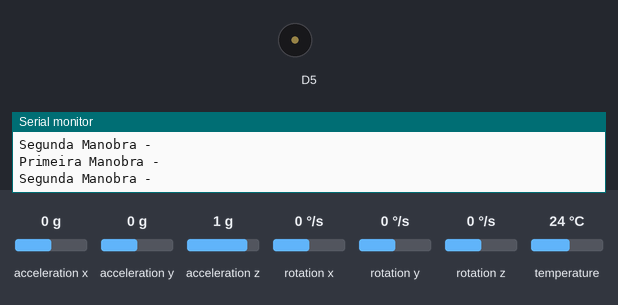
Bench run of a sketch on a simulated ESP8266 (NodeMCU). Parts: buzzer (waves = sounding), the last lines printed to the serial monitor. The test bench sets the inputs (shaded band); at power-on: acceleration x 0 g, acceleration z 1 g, acceleration y 0 g, rotation x 0 °/s, rotation y 0 °/s, rotation z 0 °/s, temperature 24 °C.

Above: at 1.8 s.
1.9 s: acceleration x set to -0.2 g
3.4 s: acceleration x set to -0.5 g
At 4.8 s:
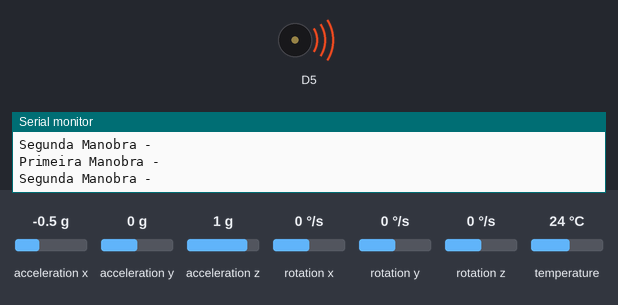
7.5 s: acceleration x set to 0 g
9.5 s: acceleration z set to -1.4 g
Timing chart, 0 to 14.6 s (numbered marks = the images above; inputs shaded):
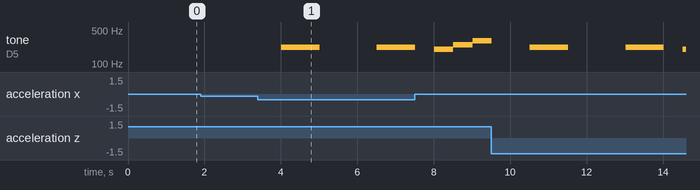

The sketch:

skate.ino
```cpp
#include <Adafruit_MPU6050.h>
#include <Adafruit_Sensor.h>
Adafruit_MPU6050 mpu;

// Tricks possíveis até o momento: Ollie, Nollie, Flip, Varial e Shove it.

bool hasFirstTrick = false;
String firstTrick = "";
String secondTrick = "";

void setup() {

pinMode(D5, OUTPUT);
Serial.begin(115200);
  while (!Serial)
    delay(10);

  Serial.println("MPU6050 Iniciando!");

if (!mpu.begin()) {
  Serial.println("Sensor init failed");
  while (1)
    yield();
}

mpu.setAccelerometerRange(MPU6050_RANGE_8_G);
mpu.setGyroRange(MPU6050_RANGE_500_DEG);
mpu.setFilterBandwidth(MPU6050_BAND_10_HZ);
}

void loop() {
  int count;

  sensors_event_t a, g, temp;
  mpu.getEvent(&a, &g, &temp);

  if (a.acceleration.x > 3) {
    for(count = 1; count <= 2; count++)
      tone(D5, 220);
      delay(500);
      noTone(D5);
      delay(500);
      firstTrick.length() == 0 ? firstTrick = "Ollie" : secondTrick = "Ollie";
  }

  if (a.acceleration.x < -3) {
      tone(D5, 220);
      delay(1000);
      noTone(D5);
      delay(500);
      firstTrick.length() == 0 ? firstTrick = "Nollie" : secondTrick = "Nollie";
  }


  if (a.acceleration.z < -3) {
      tone(D5, 220);
      delay(1000);
      noTone(D5);
      delay(500);
      firstTrick.length() == 0 ? firstTrick = "Flip" : secondTrick = "Flip";
  }

  if (g.gyro.z > 3) {
      tone(D5, 220);
      delay(1000);
      noTone(D5);
      delay(500);
      firstTrick.length() == 0 ? firstTrick = "Varial" : secondTrick = "Varial";
  }

  if (g.gyro.z < -3) {
      tone(D5, 220);
      delay(1000);
      noTone(D5);
      delay(500);
      firstTrick.length() == 0 ? firstTrick = "Shove It" : secondTrick = "Shove It";
  }

   Serial.print("Primeira Manobra - ");
   Serial.println(firstTrick);
   Serial.print("Segunda Manobra - ");
   Serial.println(secondTrick);

   if(firstTrick.length() > 0 && secondTrick.length() > 0) {
    // Caso as duas manobras forem iguais dá um toque agudo senão um grave
    if (firstTrick == secondTrick) {
      tone(D5, 200);
      delay(500);
      noTone(D5);
      tone(D5, 250);
      delay(500);
      noTone(D5);
      tone(D5, 300);
      delay(500);
      noTone(D5);
    } else {
      tone(D5, 200);
      delay(500);
      noTone(D5);
      tone(D5, 100);
      delay(500);
      noTone(D5);
    }
      firstTrick = "";
      secondTrick = "";
   }

  delay(1000);
}

// Descricao Manobras
// Ollie -> Aceleração positiva do eixo X
// Nollie -> Aceleração negativa do eixo X
// Nollie -> Aceleração positiva do eixo Z
// Varial -> Rotação Z positiva
// Shove It -> Rotação Z negativa
```

Measured:
- the behaviour switches between -0.3 and -0.4 g on acceleration x (found by bisection; images 0 and 1)
- after the input at 3.4 s, tone on D5: silent → 220 Hz after 0.61 s, → silent 1.0 s later, → 220 Hz 1.5 s later
